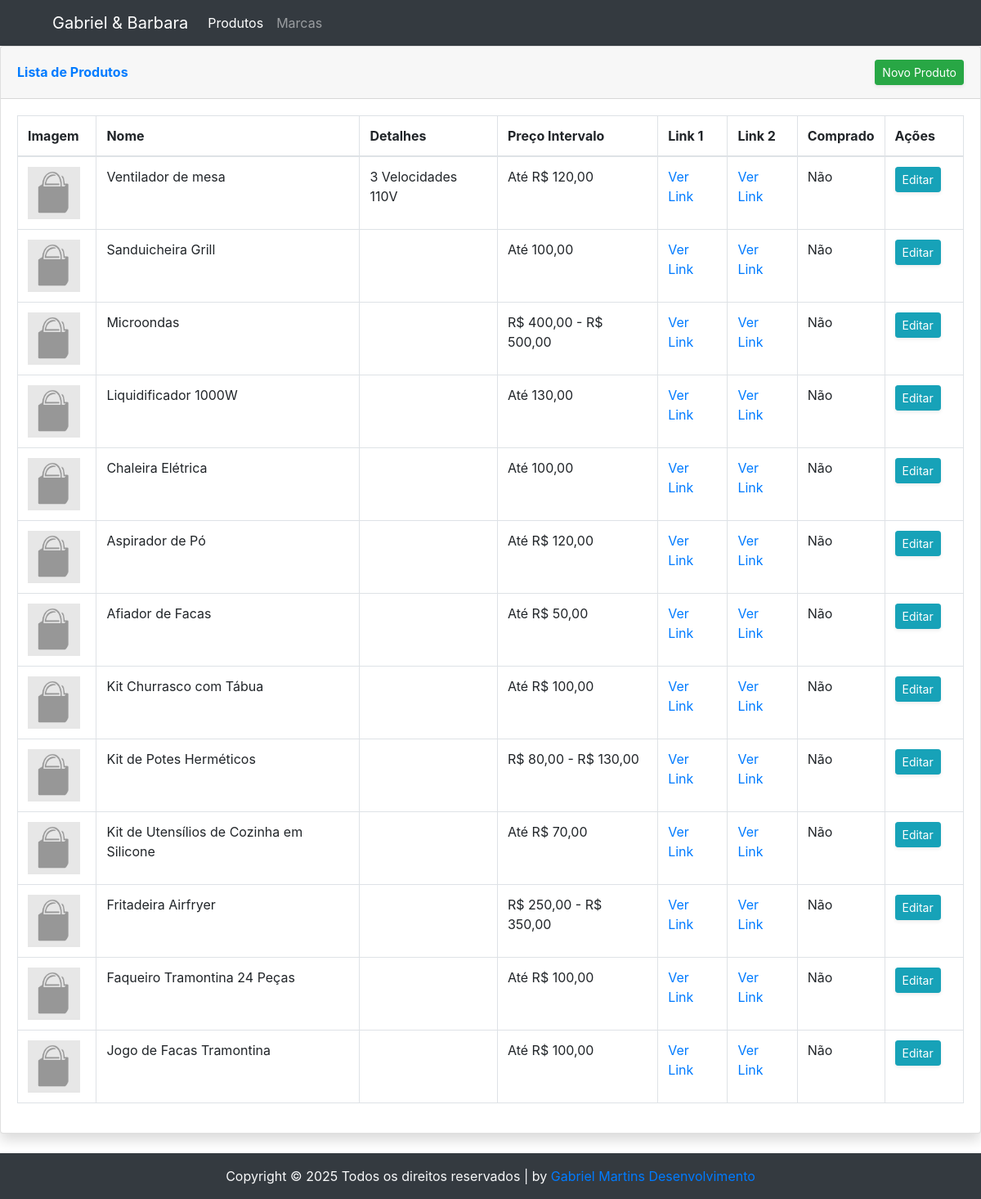
The page /index.php/admin/produto on the database as committed earlier.
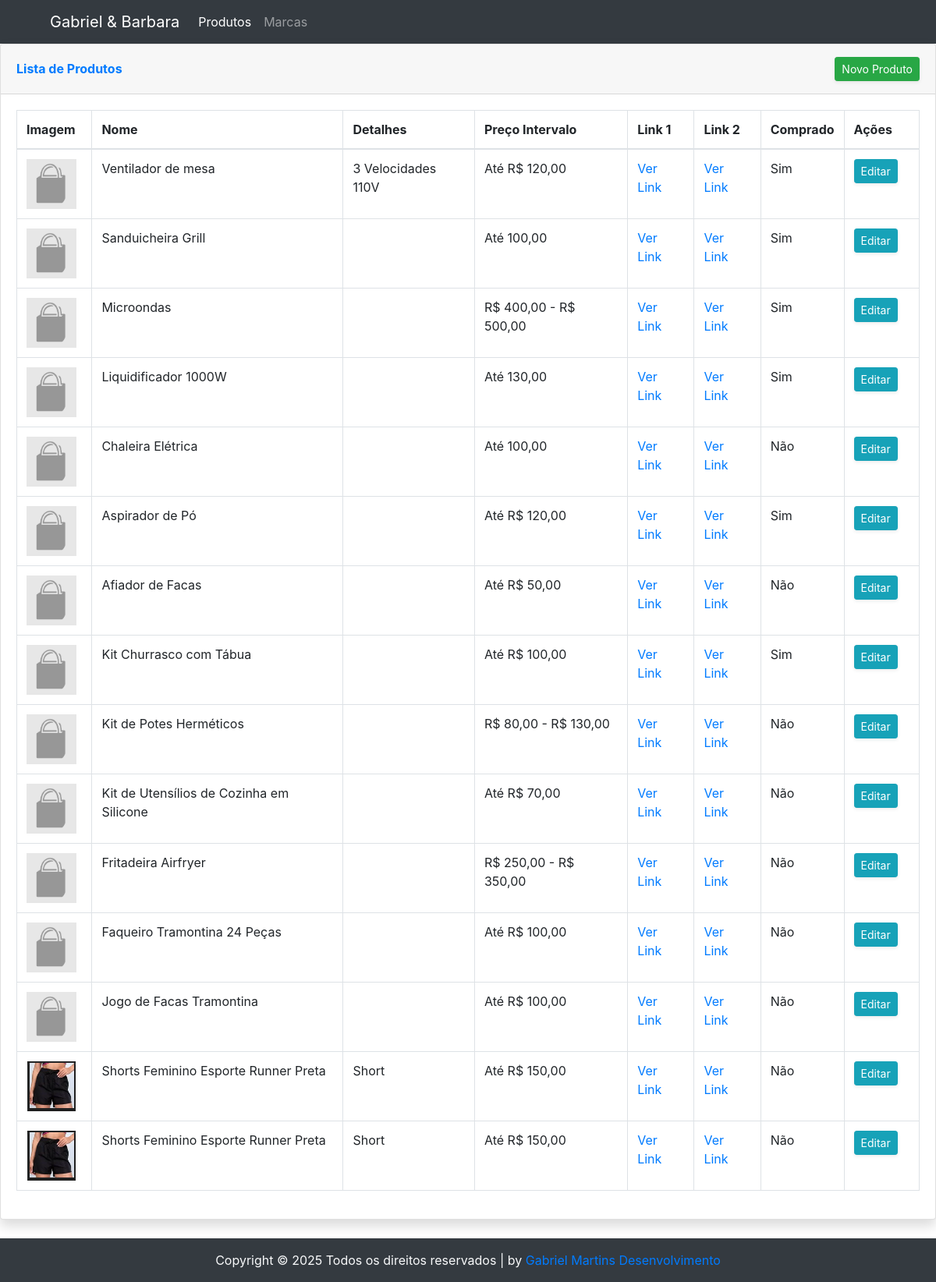
The same page on the database as committed later.
### tables this page shows
CREATE TABLE `produtos` (
  `id` int(11) NOT NULL,
  `nome` varchar(255) NOT NULL,
  `detalhes` text NOT NULL,
  `imagem` blob NOT NULL,
  `preco_intervalo` varchar(50) NOT NULL,
  `comprado` tinyint(4) DEFAULT '0',
  `created_at` datetime DEFAULT CURRENT_TIMESTAMP,
  `updated_at` datetime DEFAULT CURRENT_TIMESTAMP ON UPDATE CURRENT_TIMESTAMP,
  `link_1` varchar(255) DEFAULT NULL,
  `link_2` varchar(255) DEFAULT NULL,
  `nome_comprador` varchar(255) DEFAULT NULL
);

### application/controllers/admin/Produto.php (called while the page is built, shortened)
<?php
class Produto extends MY_Controller
{
	public function __construct()
	{
		$this->load->library('upload');
	}
	public function index()
	{
		$dados["titulo"] = "Produtos";
		$dados['produtos'] = $this->Produto_model->buscaProdutos();
		$this->load->vars($dados);
		$this->load->view('templates/admin/header');
		$this->load->view('templates/admin/navbar');
		$this->load->view('admin/produto/listagem');
		$this->load->view('templates/admin/footer');
	}
}

### index.php (called while the page is built, shortened)
<?php
require_once BASEPATH.'core/CodeIgniter.php';

### application/models/Produto_model.php (called while the page is built, shortened)
<?php
class Produto_model extends CI_Model
{
	public function buscaProdutos()
	{
		$this->db->select('*');
		$this->db->from('produtos');
		$result['produtos'] = $this->db->get()->result();
		$this->db->select('COUNT(*) as TOTAL_PRODUTOS');
		$this->db->from('produtos');
		$result['total_produtos'] = $this->db->get()->row()->TOTAL_PRODUTOS;
		return $result;
	}
}

### application/views/admin/produto/listagem.php (the view, shortened to what this page needs)
<div class="content">
	<div class="card shadow mb-4">
		<div class="card-header d-flex align-items-center justify-content-between py-3">
			<h6 class="m-0 font-weight-bold text-primary">Lista de Produtos</h6>
			<a class="d-sm-inline-block btn btn-sm btn-success shadow-sm" href="<?= base_url('admin/produto/novo') ?>"><i class="fas fa-plus-circle fa-sm"></i> Novo Produto</a>
		</div>
		<div class="card-body">
			<div class="table-responsive">
				<table class="table table-bordered" id="dataTable" width="100%" cellspacing="0">
					<thead>
						<tr>
							<th class="col-1">Imagem</th>
							<th>Nome</th>
							<th>Detalhes</th>
							<th>Preço Intervalo</th>
							<th>Link 1</th>
							<th>Link 2</th>
							<th>Comprado</th>
							<th class="col-1">Ações</th>
						</tr>
					</thead>
					<tbody>
						<?php if (count($produtos)) : foreach ($produtos['produtos'] as $produto) : ?>
								<tr>
									<td><img style="width: 4rem; height: 4rem; object-fit: contain;" src="<?= !empty($produto->imagem) ? base_url('assets/admin/upload/' . $produto->imagem) : base_url('assets/img/produto_default.jpg'); ?>" alt="<?= $produto->nome; ?>"></td>
									<td><?= $produto->nome ?></td>
									<td><?= $produto->detalhes ?></td>
									<td><?= $produto->preco_intervalo ?></td>
									<td><a href="<?= $produto->link_1 ?>" target="_blank">Ver Link</a></td>
									<td><a href="<?= $produto->link_2 ?>" target="_blank">Ver Link</a></td>
									<td><?= $produto->comprado ? 'Sim' : 'Não' ?></td>
									<td>
										<a href="<?= base_url('admin/produto/edit/' . $produto->id); ?>" class="btn btn-sm btn-info shadow-sm"><i class="fas fa-edit fa-sm"></i> Editar</a>
									</td>
								</tr>
							<?php endforeach; ?>
						<?php else : ?>
							<tr>
								<td colspan="8" class="text-center">Não existem produtos.</td>
							</tr>
						<?php endif; ?>
					</tbody>
				</table>
			</div>
		</div>
	</div>
</div>

Rows that differ between the two databases and show on the page:
changed produtos "Ventilador de mesa": comprado "Não" → "Sim"
changed produtos "Sanduicheira Grill": comprado "Não" → "Sim"
changed produtos "Microondas": comprado "Não" → "Sim"
changed produtos "Liquidificador 1000W": comprado "Não" → "Sim"
changed produtos "Aspirador de Pó": comprado "Não" → "Sim"
changed produtos "Kit Churrasco com Tábua": comprado "Não" → "Sim"
added produtos: imagem (picture), nome "Shorts Feminino Esporte Runner Preta", detalhes "Short", preco_intervalo "Até R$ 150,00", comprado "Não"
added produtos: imagem (picture), nome "Shorts Feminino Esporte Runner Preta", detalhes "Short", preco_intervalo "Até R$ 150,00", comprado "Não"
